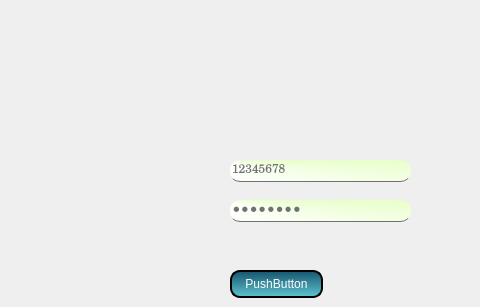
    <widget class="QWidget" name="page_1_of_stacked_widget">
     <widget class="QPushButton" name="pushButton_login">
      <property name="geometry">
       <rect>
        <x>230</x>
        <y>270</y>
        <width>93</width>
        <height>28</height>
       </rect>
      </property>
      <property name="styleSheet">
       <string notr="true">QPushButton

{

background : qlineargradient(spread:pad, x1:0.467, y1:0, x2:0.482, y2:1, stop:0 rgba(22, 85,110, 255), stop:1 rgba(95, 196, 208, 255));

border-radius:15px;

color:white;
border-color:#FFFFFF;

border: 2px solid black;

border-radius: 10px;

}

QPushButton:hover

{

background:qlineargradient(spread:pad, x1:0.457286, y1:0.381, x2:0.508, y2:1, stop:0 rgba(95, 196, 208, 255), stop:1 rgba(22, 85,110, 255))

}

</string>
      </property>
      <property name="text">
       <string>PushButton</string>
      </property>
     </widget>
     <widget class="QLineEdit" name="lineEdit_logintosystemID">
      <property name="geometry">
       <rect>
        <x>230</x>
        <y>160</y>
        <width>181</width>
        <height>22</height>
       </rect>
      </property>
      <property name="styleSheet">
       <string notr="true">QTabWidget

{

background:qlineargradient(spread:pad, x1:0.512, y1:0.938, x2:0.513, y2:1, stop:0 rgba(150, 150, 150, 255), stop:1 rgba(6, 10, 255, 255));

}



QGroupBox

{



background :qlineargradient(spread:pad, x1:0, y1:0, x2:1, y2:1, stop:0 rgba(255, 255, 255, 255), stop:1 rgba(255, 255, 255, 255));

}

QMainWindow{



background:qlineargradient(spread:pad, x1:0.516899, y1:0.154, x2:0.538, y2:1, stop:0 rgba(42, 45, 89, 255), stop:1 rgba(0, 255, 19, 255));

}

QLineEdit

{

background : qconicalgradient(cx:0, cy:0, angle:264, stop:0 rgba(255, 255, 255, 255), stop:1 rgba(167, 255, 53, 255));

border-radius:10px;

color : #717072;

font-family:century;

border-bottom:1px solid#717072;

}

QLineEdit:hover

{

background :qlineargradient(spread:repeat, x1:0, y1:0, x2:1, y2:1, stop:0 rgba(139, 140, 138, 255), stop:1 rgba(255, 255, 255, 255));

color : #717072;

border-bottom:1px solid rgb(90, 93, 255);

font-family:century;

}

QLineEdit:focus

{

background :qlineargradient(spread:repeat, x1:0, y1:0, x2:1, y2:1, stop:0 rgba(139, 140, 138, 255), stop:1 rgba(255, 255, 255, 255));

color : #717072;

border-bottom:1px solid rgb(81, 255, 0);

font-family:century;

}

QDateEdit{

background : qconicalgradient(cx:0, cy:0, angle:264, stop:0 rgba(255, 255, 255, 255), stop:1 rgba(167, 255, 53, 255));

border-radius:10px;

color : #717072;

font-family:century;

border-bottom:1px solid#717072;

}

QDateEdit:focus

{border:1px solid rgb(81, 255, 0);

background :qlineargradient(spread:repeat, x1:0, y1:0, x2:1, y2:1, stop:0 rgba(139, 140, 138, 255), stop:1 rgba(255, 255, 255, 255));

}

QDateEdit:hover

{

background :qlineargradient(spread:repeat, x1:0, y1:0, x2:1, y2:1, stop:0 rgba(139, 140, 138, 255), stop:1 rgba(255, 255, 255, 255));

}



QLabel{

color : black;

font-size:15px;

}



QComboBox

{

border-radius:10px;

color : #717072;

font-family:century;

border-bottom:1px solid#717072; border: 1px solid gray;

border-radius: 3px; padding:center;

background : qconicalgradient(cx:0, cy:0, angle:264, stop:0 rgba(255, 255, 255, 255), stop:1 rgba(167, 255, 53, 255));

min-width: 6em;



}



QComboBox:focus{

border:1px solid rgb(81, 255, 0);



}



QComboBox:editable {

background:rgb(209, 209, 209);





}



QComboBox:!editable, QComboBox::drop-down:editable {

background:qconicalgradient(cx:0, cy:0, angle:264, stop:0 rgba(255, 255, 255, 255), stop:1 rgba(167, 255, 53, 255));

border-radius:10px;



}





/* QComboBox gets the &quot;on&quot; state when the popup is open */

QComboBox:!editable:on, QComboBox::drop-down:editable:on {

background: qconicalgradient(cx:0, cy:0, angle:264, stop:0 rgba(255, 255, 255, 255), stop:1 rgba(167, 255, 53, 255));





}



QComboBox QAbstractItemView {

border: 2px solid green;

selection-background-color:rgb(56,58,89);

background:white;

selection-color:white;

outline: none;



}





QTableView {

border-radius:10px;

selection-background-color: qconicalgradient(cx:0.997251, cy:0.994, angle:333.7, stop:0 rgba(26, 255, 0, 255), stop:1 rgba(255, 255, 255, 255));

color:white;

}



QTableView:focus

{



border:1px solid rgb(26, 255, 0);

}

QMessageBox

{

background:qlineargradient(spread:pad, x1:0.512, y1:0.938, x2:0.513, y2:1, stop:0 rgba(150, 150, 150, 255), stop:1 rgba(6, 10, 255, 255));



}



QPushButton

{

background:qlineargradient(spread:pad, x1:0, y1:0.46, x2:1, y2:0.483, stop:0 rgba(255, 88, 255, 255), stop:1 rgba(116, 106, 155, 255));

}

QPushButton:hover

{

background:qlineargradient(spread:pad, x1:0, y1:0.46, x2:1, y2:0.483, stop:0 rgba(255, 88, 241, 255), stop:1 rgba(116, 106, 255, 255));

color:white;



}</string>
      </property>
      <property name="text">
       <string>12345678</string>
      </property>
      <property name="maxLength">
       <number>8</number>
      </property>
     </widget>
     <widget class="QLineEdit" name="lineEdit_logintosystemPASSWORD">
      <property name="geometry">
       <rect>
        <x>230</x>
        <y>200</y>
        <width>181</width>
        <height>22</height>
       </rect>
      </property>
      <property name="styleSheet">
       <string notr="true">QTabWidget

{

background:qlineargradient(spread:pad, x1:0.512, y1:0.938, x2:0.513, y2:1, stop:0 rgba(150, 150, 150, 255), stop:1 rgba(6, 10, 255, 255));

}



QGroupBox

{



background :qlineargradient(spread:pad, x1:0, y1:0, x2:1, y2:1, stop:0 rgba(255, 255, 255, 255), stop:1 rgba(255, 255, 255, 255));

}

QMainWindow{



background:qlineargradient(spread:pad, x1:0.516899, y1:0.154, x2:0.538, y2:1, stop:0 rgba(42, 45, 89, 255), stop:1 rgba(0, 255, 19, 255));

}

QLineEdit

{

background : qconicalgradient(cx:0, cy:0, angle:264, stop:0 rgba(255, 255, 255, 255), stop:1 rgba(167, 255, 53, 255));

border-radius:10px;

color : #717072;

font-family:century;

border-bottom:1px solid#717072;

}

QLineEdit:hover

{

background :qlineargradient(spread:repeat, x1:0, y1:0, x2:1, y2:1, stop:0 rgba(139, 140, 138, 255), stop:1 rgba(255, 255, 255, 255));

color : #717072;

border-bottom:1px solid rgb(90, 93, 255);

font-family:century;

}

QLineEdit:focus

{

background :qlineargradient(spread:repeat, x1:0, y1:0, x2:1, y2:1, stop:0 rgba(139, 140, 138, 255), stop:1 rgba(255, 255, 255, 255));

color : #717072;

border-bottom:1px solid rgb(81, 255, 0);

font-family:century;

}

QDateEdit{

background : qconicalgradient(cx:0, cy:0, angle:264, stop:0 rgba(255, 255, 255, 255), stop:1 rgba(167, 255, 53, 255));

border-radius:10px;

color : #717072;

font-family:century;

border-bottom:1px solid#717072;

}

QDateEdit:focus

{border:1px solid rgb(81, 255, 0);

background :qlineargradient(spread:repeat, x1:0, y1:0, x2:1, y2:1, stop:0 rgba(139, 140, 138, 255), stop:1 rgba(255, 255, 255, 255));

}

QDateEdit:hover

{

background :qlineargradient(spread:repeat, x1:0, y1:0, x2:1, y2:1, stop:0 rgba(139, 140, 138, 255), stop:1 rgba(255, 255, 255, 255));

}



QLabel{

color : black;

font-size:15px;

}



QComboBox

{

border-radius:10px;

color : #717072;

font-family:century;

border-bottom:1px solid#717072; border: 1px solid gray;

border-radius: 3px; padding:center;

background : qconicalgradient(cx:0, cy:0, angle:264, stop:0 rgba(255, 255, 255, 255), stop:1 rgba(167, 255, 53, 255));

min-width: 6em;



}



QComboBox:focus{

border:1px solid rgb(81, 255, 0);



}



QComboBox:editable {

background:rgb(209, 209, 209);





}



QComboBox:!editable, QComboBox::drop-down:editable {

background:qconicalgradient(cx:0, cy:0, angle:264, stop:0 rgba(255, 255, 255, 255), stop:1 rgba(167, 255, 53, 255));

border-radius:10px;



}





/* QComboBox gets the &quot;on&quot; state when the popup is open */

QComboBox:!editable:on, QComboBox::drop-down:editable:on {

background: qconicalgradient(cx:0, cy:0, angle:264, stop:0 rgba(255, 255, 255, 255), stop:1 rgba(167, 255, 53, 255));





}



QComboBox QAbstractItemView {

border: 2px solid green;

selection-background-color:rgb(56,58,89);

background:white;

selection-color:white;

outline: none;



}





QTableView {

border-radius:10px;

selection-background-color: qconicalgradient(cx:0.997251, cy:0.994, angle:333.7, stop:0 rgba(26, 255, 0, 255), stop:1 rgba(255, 255, 255, 255));

color:white;

}



QTableView:focus

{



border:1px solid rgb(26, 255, 0);

}

QMessageBox

{

background:qlineargradient(spread:pad, x1:0.512, y1:0.938, x2:0.513, y2:1, stop:0 rgba(150, 150, 150, 255), stop:1 rgba(6, 10, 255, 255));



}



QPushButton

{

background:qlineargradient(spread:pad, x1:0, y1:0.46, x2:1, y2:0.483, stop:0 rgba(255, 88, 255, 255), stop:1 rgba(116, 106, 155, 255));

}

QPushButton:hover

{

background:qlineargradient(spread:pad, x1:0, y1:0.46, x2:1, y2:0.483, stop:0 rgba(255, 88, 241, 255), stop:1 rgba(116, 106, 255, 255));

color:white;



}</string>
      </property>
      <property name="inputMethodHints">
       <set>Qt::ImhHiddenText|Qt::ImhNoAutoUppercase|Qt::ImhNoPredictiveText|Qt::ImhSensitiveData</set>
      </property>
      <property name="text">
       <string>password</string>
      </property>
      <property name="maxLength">
       <number>25</number>
      </property>
      <property name="echoMode">
       <enum>QLineEdit::Password</enum>
      </property>
     </widget>
     <widget class="QLabel" name="label_wrongLOGINinput">
      <property name="geometry">
       <rect>
        <x>170</x>
        <y>95</y>
        <width>301</width>
        <height>51</height>
       </rect>
      </property>
      <property name="text">
       <string/>
      </property>
     </widget>
    </widget>
